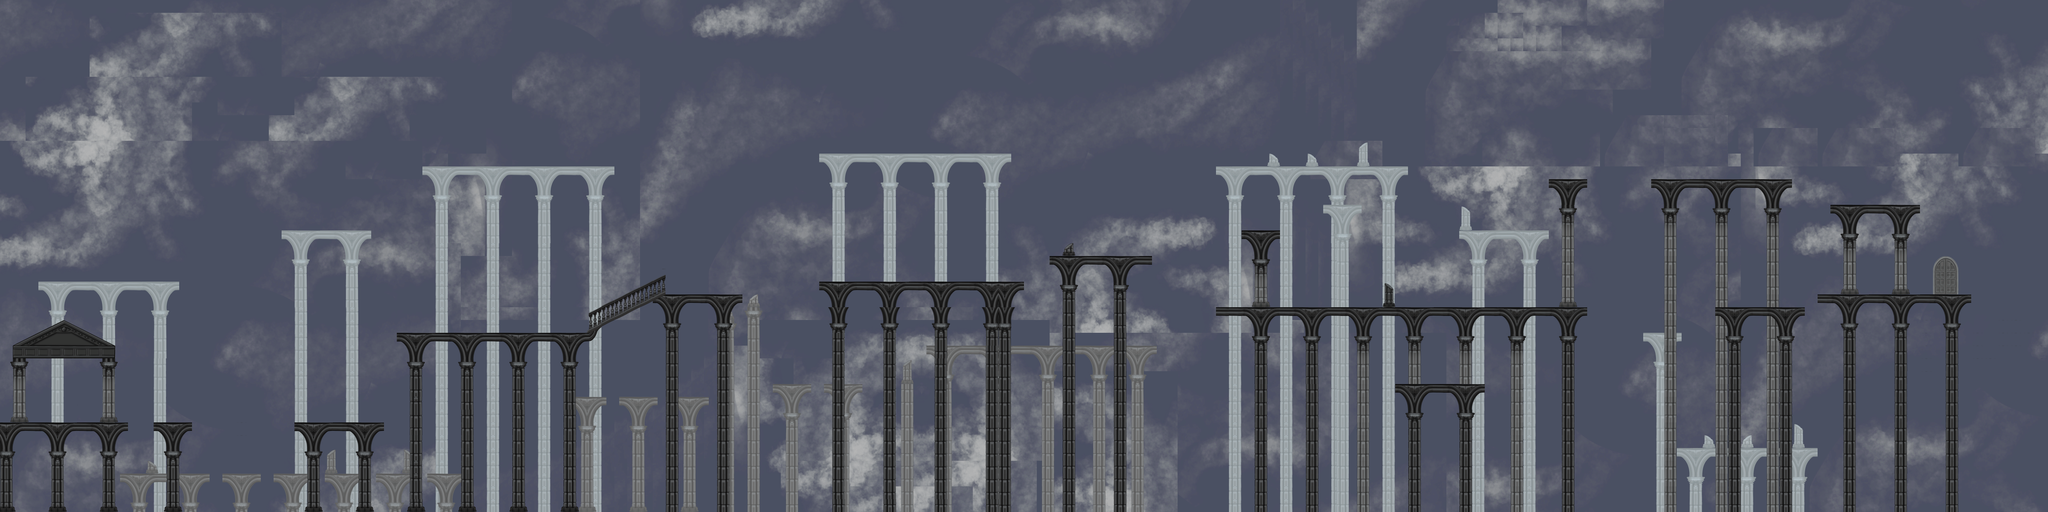

The image is a tile-based game level rendered from a .tmx file. Its description and source (layers, tilesets, objects; grid data summarised) follow:
An orthogonal 160x40 tile map with 32x32 px tiles, 6 tile layers (image, parallax2, parallax1, pillars, ...), 9 tilesets and 42 objects (3x curiosity critter, 2x mind maintenance, Player Spawn, dream dweller, door).

<map version="1.10" tiledversion="1.11.2" orientation="orthogonal" renderorder="right-down" width="160" height="40" tilewidth="32" tileheight="32" infinite="0" nextlayerid="12" nextobjectid="47">
 <tileset firstgid="1" source="../tilesets/Temple L2-2.tsx" />
 <tileset firstgid="118" source="../tilesets/Temple L1-2.tsx" />
 <tileset firstgid="235" source="../tilesets/Temple Door.tsx" />
 <tileset firstgid="255" source="../tilesets/Door.tsx" />
 <tileset firstgid="372" source="../tilesets/Temple L3-2.tsx" />
 <tileset firstgid="489" source="../tilesets/Temple Stairs.tsx" />
 <tileset firstgid="606" source="../tilesets/Transition Pillars.tsx" />
 <tileset firstgid="723" source="../tilesets/Temple Roof.tsx" />
 <tileset firstgid="840" source="../tilesets/Outside background dark copy.tsx" />
 <group id="5" name="background">
  <layer id="11" name="image" width="160" height="40">
   <data>[6400 cells, 6400 non-empty, 1694 distinct tile ids]</data>
  </layer>
  <layer id="3" name="parallax2" width="160" height="40" parallaxx="0.8">
   <data>[6400 cells, 768 non-empty, 43 distinct tile ids]</data>
  </layer>
  <layer id="4" name="parallax1" width="160" height="40" offsetx="300" offsety="0" parallaxx="0.6">
   <data>[6400 cells, 457 non-empty, 58 distinct tile ids]</data>
  </layer>
  <layer id="2" name="pillars" width="160" height="40">
   <data>[6400 cells, 238 non-empty, 22 distinct tile ids]</data>
  </layer>
 </group>
 <layer id="1" name="platform" width="160" height="40">
  <data>[6400 cells, 1229 non-empty, 137 distinct tile ids]</data>
 </layer>
 <layer id="10" name="stairs" width="160" height="40">
  <data>[6400 cells, 24 non-empty, 18 distinct tile ids]</data>
 </layer>
 <objectgroup id="6" name="CollisionLayer">
  <object id="12" x="0" y="0" width="64" height="1280">
   <properties>
    <property name="isStair" type="bool" value="false" />
   </properties>
  </object>
  <object id="13" x="5088" y="0" width="32" height="1280">
   <properties>
    <property name="isStair" type="bool" value="false" />
   </properties>
  </object>
  <object id="14" x="0" y="0" width="5088" height="32">
   <properties>
    <property name="isStair" type="bool" value="false" />
   </properties>
  </object>
  <object id="15" x="32" y="800" width="262" height="117">
   <properties>
    <property name="isStair" type="bool" value="false" />
   </properties>
  </object>
  <object id="16" x="0" y="1056" width="320" height="32">
   <properties>
    <property name="isStair" type="bool" value="false" />
   </properties>
  </object>
  <object id="17" x="384" y="1056" width="96" height="32">
   <properties>
    <property name="isStair" type="bool" value="false" />
   </properties>
  </object>
  <object id="18" x="411" y="1056" width="42" height="224">
   <properties>
    <property name="isStair" type="bool" value="false" />
   </properties>
  </object>
  <object id="19" x="250" y="1056" width="42" height="224">
   <properties>
    <property name="isStair" type="bool" value="false" />
   </properties>
  </object>
  <object id="20" x="122" y="1056" width="42" height="224">
   <properties>
    <property name="isStair" type="bool" value="false" />
   </properties>
  </object>
  <object id="21" x="763" y="1056" width="42" height="224">
   <properties>
    <property name="isStair" type="bool" value="false" />
   </properties>
  </object>
  <object id="23" x="736" y="1056" width="224" height="32">
   <properties>
    <property name="isStair" type="bool" value="false" />
   </properties>
  </object>
  <object id="24" x="891" y="1056" width="42" height="224">
   <properties>
    <property name="isStair" type="bool" value="false" />
   </properties>
  </object>
  <object id="25" x="992" y="832" width="480" height="446">
   <properties>
    <property name="isStair" type="bool" value="false" />
   </properties>
  </object>
  <object id="27" x="1462.17" y="832">
   <properties>
    <property name="isStair" type="bool" value="true" />
   </properties>
   <polygon points="0,0 9.83357,0.00652174 201.829,-95.9994 182.826,-95.9799 -6.9593,-0.00113225" />
  </object>
  <object id="28" x="1664" y="736" width="192" height="544">
   <properties>
    <property name="isStair" type="bool" value="false" />
   </properties>
  </object>
  <object id="29" x="2048" y="704" width="512" height="32">
   <properties>
    <property name="isStair" type="bool" value="false" />
   </properties>
  </object>
  <object id="30" x="2070" y="736" width="468" height="544">
   <properties>
    <property name="isStair" type="bool" value="false" />
   </properties>
  </object>
  <object id="31" x="2624" y="640" width="256" height="32">
   <properties>
    <property name="isStair" type="bool" value="false" />
   </properties>
  </object>
  <object id="32" x="2661" y="608" width="23" height="32">
   <properties>
    <property name="isStair" type="bool" value="false" />
   </properties>
  </object>
  <object id="33" x="2646" y="672" width="180" height="608">
   <properties>
    <property name="isStair" type="bool" value="false" />
   </properties>
  </object>
  <object id="35" x="3104" y="575.996" width="96" height="64">
   <properties>
    <property name="isStair" type="bool" value="false" />
   </properties>
  </object>
  <object id="36" x="3040" y="768" width="928" height="32">
   <properties>
    <property name="isStair" type="bool" value="false" />
   </properties>
  </object>
  <object id="37" x="3488" y="960" width="224" height="32">
   <properties>
    <property name="isStair" type="bool" value="false" />
   </properties>
  </object>
  <object id="38" x="3462" y="708" width="22" height="60">
   <properties>
    <property name="isStair" type="bool" value="false" />
   </properties>
  </object>
  <object id="39" x="3872" y="448" width="96" height="64">
   <properties>
    <property name="isStair" type="bool" value="false" />
   </properties>
  </object>
  <object id="41" x="4310" y="800" width="178" height="480">
   <properties>
    <property name="isStair" type="bool" value="false" />
   </properties>
  </object>
  <object id="42" x="4128" y="448" width="352" height="64">
   <properties>
    <property name="isStair" type="bool" value="false" />
   </properties>
  </object>
  <object id="44" x="4544" y="736" width="384" height="32">
   <properties>
    <property name="isStair" type="bool" value="false" />
   </properties>
  </object>
  <object id="45" x="4598" y="768" width="308" height="512">
   <properties>
    <property name="isStair" type="bool" value="false" />
   </properties>
  </object>
  <object id="46" x="4576" y="512" width="224" height="42">
   <properties>
    <property name="isStair" type="bool" value="false" />
   </properties>
  </object>
 </objectgroup>
 <objectgroup id="8" name="Spawn">
  <object id="4" name="Player Spawn" x="147" y="1011">
   <point />
  </object>
  <object id="5" name="mind maintenance" x="1060" y="796">
   <point />
  </object>
  <object id="6" name="curiosity critter" x="3232" y="732">
   <point />
  </object>
  <object id="7" name="curiosity critter" x="3318" y="728">
   <point />
  </object>
  <object id="8" name="dream dweller" x="3756" y="730">
   <point />
  </object>
  <object id="9" name="curiosity critter" x="4384" y="730">
   <point />
  </object>
  <object id="10" name="mind maintenance" x="3141.33" y="545.333">
   <point />
  </object>
  <object id="43" name="door" x="4832" y="646" width="64" height="90">
   <properties>
    <property name="level" type="int" value="2" />
   </properties>
  </object>
 </objectgroup>
 <objectgroup id="7" name="Shards">
  <properties>
   <property name="totalShards" type="int" value="3" />
  </properties>
  <object id="1" x="1694" y="712">
   <point />
  </object>
  <object id="2" x="3598" y="926">
   <point />
  </object>
  <object id="3" x="4302" y="414">
   <point />
  </object>
  </objectgroup>
</map>
<!-- 1 of 42 objects omitted -->
